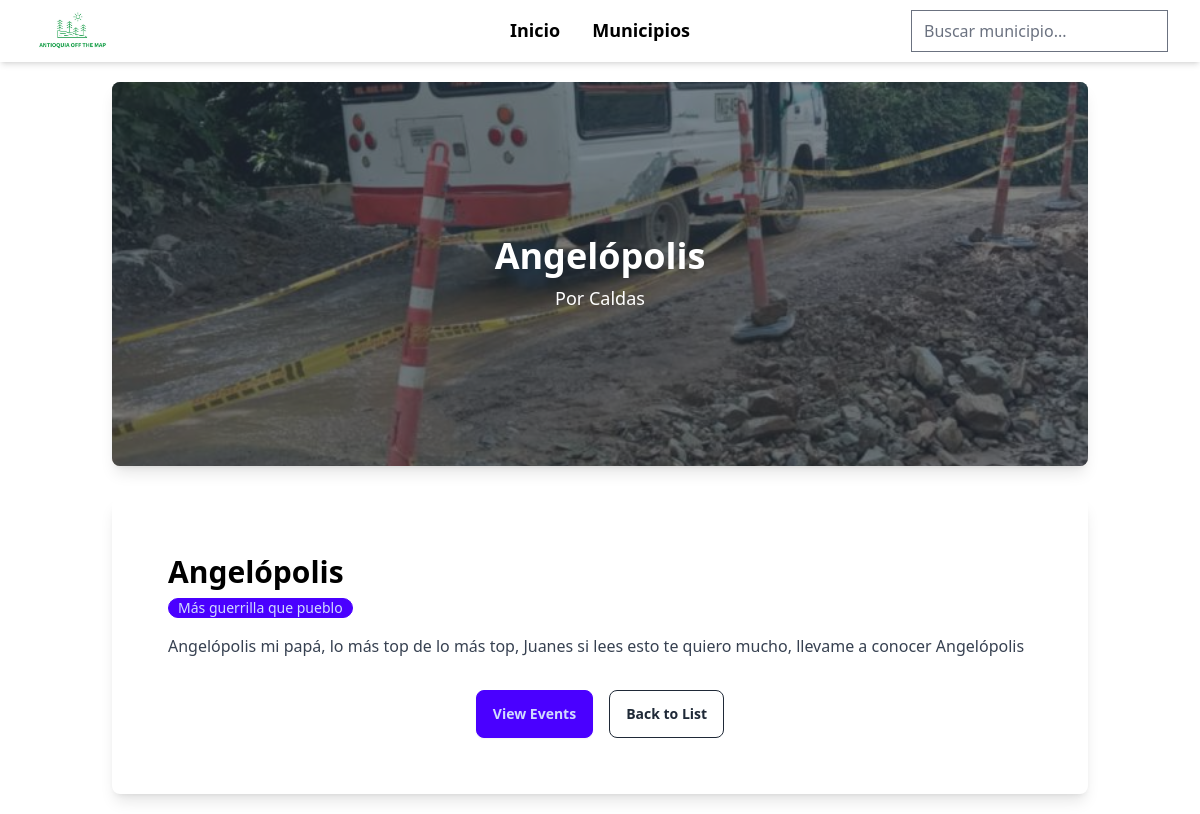
The page /municipalities/1/ on the database as committed earlier.
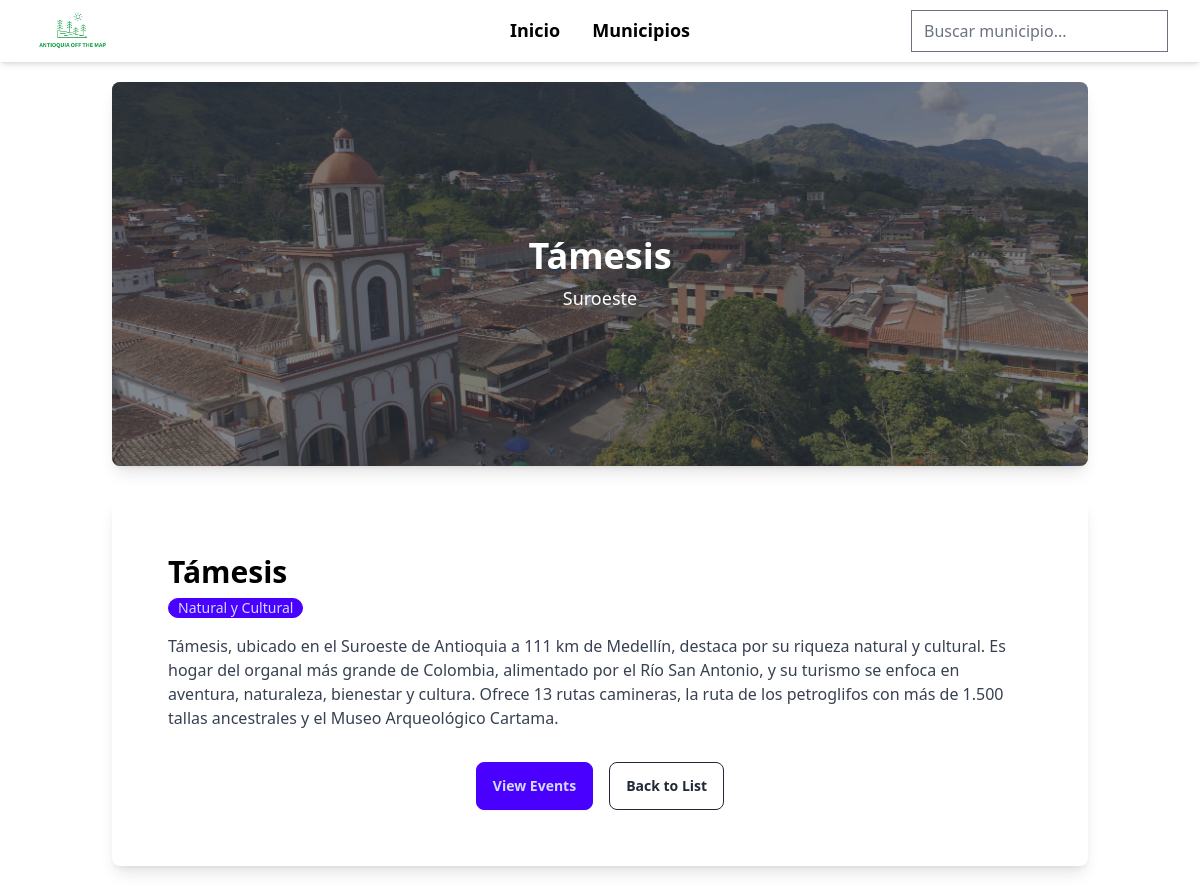
The same page on the database as committed later.
### destination/models.py (models this page shows)
class Municipality(models.Model):
    name = models.CharField(max_length=100, unique=True)
    description = models.TextField()
    category = models.CharField(max_length=100)
    location = models.CharField(max_length=100)
    image = models.ImageField(upload_to='destination/municipalities/', null=True, blank=True)

### destination/views.py (the view)
# urls.py: path('municipalities/<int:municipality_id>/', municipality_detail, name='municipality_detail'), # con este se lista la municipalidad que coincida con el id
def municipality_detail(request, municipality_id):
    municipality = get_object_or_404(Municipality, id=municipality_id)
    return render(request, 'municipality_detail.html', {'municipality': municipality})

### destination/templates/municipality_detail.html (shortened to what this page needs)
<!DOCTYPE html>
<html lang="en">
    <head>
    </head>
<body>
    {% include 'home.html'%}
    <div class="max-w-5xl mx-auto px-6 py-5">
        <div class="hero h-96 rounded-lg shadow-lg overflow-hidden" style="background-image: url('{{ municipality.image.url }}');">
            <div class="hero-overlay bg-opacity-60"></div>
            <div class="hero-content text-center text-white">
                <div>
                    <h1 class="text-4xl font-bold">{{ municipality.name }}</h1>
                    <p class="mt-2 text-lg">{{ municipality.location }}</p>
                </div>
            </div>
        </div>
        <div class="card bg-white shadow-lg rounded-lg mt-8 p-6">
            <div class="card-body">
                <h2 class="card-title text-3xl font-bold">{{ municipality.name }}</h2>
                <span class="badge badge-primary text-sm">{{ municipality.category }}</span>
                <p class="text-gray-700 mt-2">{{ municipality.description }}</p>
                <div class="mt-6 flex space-x-4 justify-center">
                    <a href="{% url 'municipality_events' municipality.id %}" class="btn btn-primary">View Events</a>
                    <a href="{% url 'municipality_name_list' %}" class="btn btn-outline">Back to List</a>
                </div>
            </div>
        </div>
    </div>
</body>
</html>

Rows that differ between the two databases and show on the page:
changed Municipality: image: a different picture; name "Angelópolis" → "Támesis"; location "Por Caldas" → "Suroeste"; category "Más guerrilla que pueblo" → "Natural y Cultural"; description "Angelópolis mi papá, lo más top de lo más top, Juanes si lees esto te quiero mucho, llevame a conocer Angelópolis" → "Támesis, ubicado en el Suroeste de Antioquia a 111 km de Medellín, destaca por su riqueza natural y cultural. Es hogar del organal más grande de Colombia, alimentado por el Río San Antonio, y su turismo se enfoca en aventura, naturaleza, bienestar y cultura. Ofrece 13 rutas camineras, la ruta de los petroglifos con más de 1.500 tallas ancestrales y el Museo Arqueológico Cartama."
